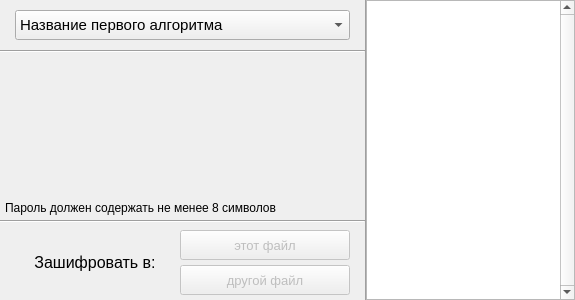
<?xml version="1.0" encoding="UTF-8"?>
<ui version="4.0">
 <class>Dialog</class>
 <widget class="QDialog" name="Dialog">
  <property name="geometry">
   <rect>
    <x>0</x>
    <y>0</y>
    <width>575</width>
    <height>300</height>
   </rect>
  </property>
  <property name="windowTitle">
   <string>Окно шифрования</string>
  </property>
  <widget class="QComboBox" name="AlgorithmType">
   <property name="geometry">
    <rect>
     <x>15</x>
     <y>10</y>
     <width>335</width>
     <height>30</height>
    </rect>
   </property>
   <property name="font">
    <font>
     <pointsize>11</pointsize>
    </font>
   </property>
   <property name="editable">
    <bool>false</bool>
   </property>
   <property name="currentText">
    <string>Название первого алгоритма</string>
   </property>
   <property name="sizeAdjustPolicy">
    <enum>QComboBox::AdjustToContentsOnFirstShow</enum>
   </property>
   <property name="placeholderText">
    <string/>
   </property>
   <item>
    <property name="text">
     <string>Название первого алгоритма</string>
    </property>
   </item>
   <item>
    <property name="text">
     <string>Название второго алгоритма</string>
    </property>
   </item>
   <item>
    <property name="text">
     <string>Название последнего алгоритма</string>
    </property>
   </item>
  </widget>
  <widget class="Line" name="line_2">
   <property name="geometry">
    <rect>
     <x>0</x>
     <y>220</y>
     <width>365</width>
     <height>3</height>
    </rect>
   </property>
   <property name="orientation">
    <enum>Qt::Horizontal</enum>
   </property>
  </widget>
  <widget class="Line" name="line_1">
   <property name="geometry">
    <rect>
     <x>0</x>
     <y>50</y>
     <width>365</width>
     <height>3</height>
    </rect>
   </property>
   <property name="orientation">
    <enum>Qt::Horizontal</enum>
   </property>
  </widget>
  <widget class="QLabel" name="encryptToText">
   <property name="geometry">
    <rect>
     <x>15</x>
     <y>230</y>
     <width>160</width>
     <height>65</height>
    </rect>
   </property>
   <property name="font">
    <font>
     <pointsize>12</pointsize>
    </font>
   </property>
   <property name="text">
    <string>Зашифровать в:</string>
   </property>
   <property name="alignment">
    <set>Qt::AlignCenter</set>
   </property>
  </widget>
  <widget class="QPushButton" name="toThisFileButton">
   <property name="enabled">
    <bool>false</bool>
   </property>
   <property name="geometry">
    <rect>
     <x>180</x>
     <y>230</y>
     <width>170</width>
     <height>30</height>
    </rect>
   </property>
   <property name="font">
    <font>
     <pointsize>10</pointsize>
    </font>
   </property>
   <property name="text">
    <string>этот файл</string>
   </property>
  </widget>
  <widget class="QPushButton" name="toAnotherFileButton">
   <property name="enabled">
    <bool>false</bool>
   </property>
   <property name="geometry">
    <rect>
     <x>180</x>
     <y>265</y>
     <width>170</width>
     <height>30</height>
    </rect>
   </property>
   <property name="font">
    <font>
     <pointsize>10</pointsize>
    </font>
   </property>
   <property name="text">
    <string>другой файл</string>
   </property>
  </widget>
  <widget class="Line" name="line_3">
   <property name="geometry">
    <rect>
     <x>364</x>
     <y>0</y>
     <width>4</width>
     <height>300</height>
    </rect>
   </property>
   <property name="orientation">
    <enum>Qt::Vertical</enum>
   </property>
  </widget>
  <widget class="QTextEdit" name="algDescription">
   <property name="geometry">
    <rect>
     <x>366</x>
     <y>0</y>
     <width>209</width>
     <height>300</height>
    </rect>
   </property>
   <property name="verticalScrollBarPolicy">
    <enum>Qt::ScrollBarAlwaysOn</enum>
   </property>
   <property name="horizontalScrollBarPolicy">
    <enum>Qt::ScrollBarAsNeeded</enum>
   </property>
   <property name="readOnly">
    <bool>true</bool>
   </property>
   <property name="markdown">
    <string>Тут должно быть описание выбранного алгоритма, но видемо автор его не добавил...

</string>
   </property>
  </widget>
  <widget class="QLabel" name="errorText">
   <property name="geometry">
    <rect>
     <x>5</x>
     <y>200</y>
     <width>355</width>
     <height>16</height>
    </rect>
   </property>
   <property name="font">
    <font>
     <family>MS Shell Dlg 2</family>
     <weight>50</weight>
     <bold>false</bold>
    </font>
   </property>
   <property name="cursor">
    <cursorShape>ArrowCursor</cursorShape>
   </property>
   <property name="frameShadow">
    <enum>QFrame::Plain</enum>
   </property>
   <property name="text">
    <string>Пароль должен содержать не менее 8 символов</string>
   </property>
   <property name="textFormat">
    <enum>Qt::AutoText</enum>
   </property>
   <property name="buddy">
    <cstring></cstring>
   </property>
  </widget>
 </widget>
 <resources/>
 <connections/>
</ui>
